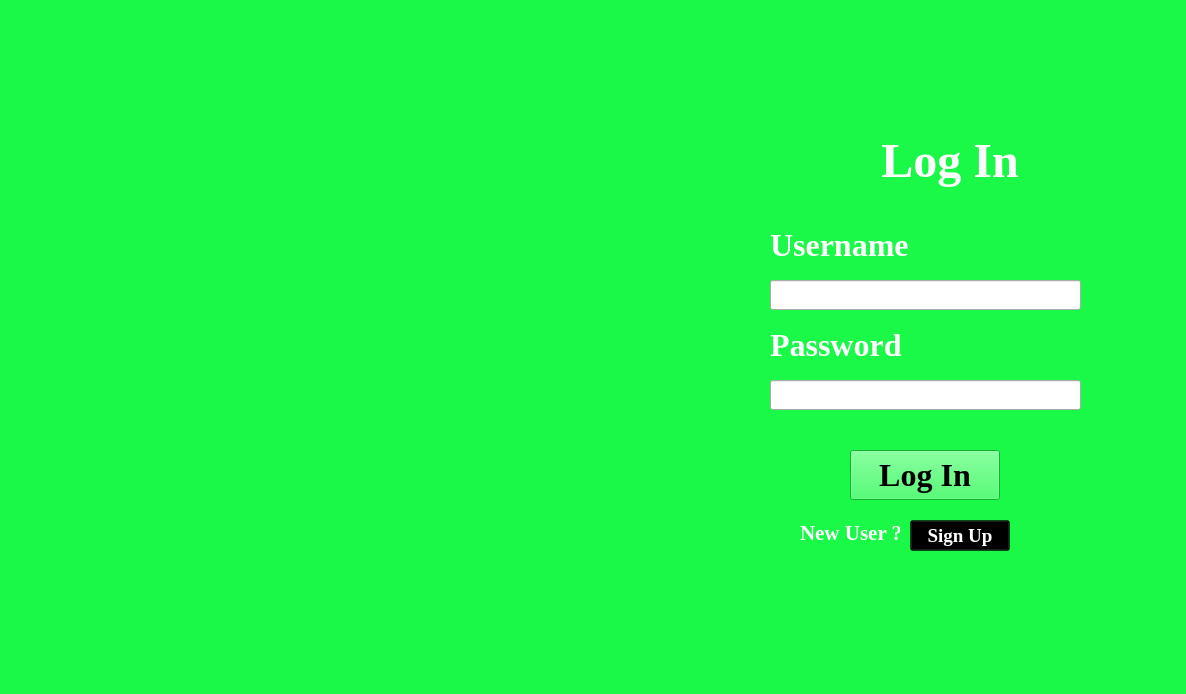
<?xml version="1.0" encoding="UTF-8"?>
<ui version="4.0">
 <class>MainWindow</class>
 <widget class="QMainWindow" name="MainWindow">
  <property name="geometry">
   <rect>
    <x>0</x>
    <y>0</y>
    <width>1186</width>
    <height>694</height>
   </rect>
  </property>
  <property name="windowTitle">
   <string>MainWindow</string>
  </property>
  <widget class="QWidget" name="centralwidget">
   <widget class="QLabel" name="label">
    <property name="geometry">
     <rect>
      <x>0</x>
      <y>0</y>
      <width>1186</width>
      <height>694</height>
     </rect>
    </property>
    <property name="styleSheet">
     <string notr="true">background-color: rgb(27, 249 , 72);</string>
    </property>
    <property name="frameShape">
     <enum>QFrame::NoFrame</enum>
    </property>
    <property name="text">
     <string/>
    </property>
    <property name="pixmap">
     <pixmap>../IMG/1018911094.jpg</pixmap>
    </property>
   </widget>
   <widget class="QLabel" name="label_2">
    <property name="geometry">
     <rect>
      <x>850</x>
      <y>130</y>
      <width>200</width>
      <height>61</height>
     </rect>
    </property>
    <property name="font">
     <font>
      <family>Times New Roman</family>
      <pointsize>36</pointsize>
      <weight>75</weight>
      <bold>true</bold>
     </font>
    </property>
    <property name="styleSheet">
     <string notr="true">color: rgb(255, 255, 255);</string>
    </property>
    <property name="text">
     <string>Log In</string>
    </property>
    <property name="alignment">
     <set>Qt::AlignCenter</set>
    </property>
   </widget>
   <widget class="QLabel" name="label_3">
    <property name="geometry">
     <rect>
      <x>770</x>
      <y>230</y>
      <width>250</width>
      <height>30</height>
     </rect>
    </property>
    <property name="font">
     <font>
      <family>Times New Roman</family>
      <pointsize>24</pointsize>
      <weight>75</weight>
      <bold>true</bold>
     </font>
    </property>
    <property name="styleSheet">
     <string notr="true">color: rgb(255, 255, 255);</string>
    </property>
    <property name="text">
     <string>Username</string>
    </property>
   </widget>
   <widget class="QLineEdit" name="lineEdit">
    <property name="geometry">
     <rect>
      <x>770</x>
      <y>280</y>
      <width>311</width>
      <height>30</height>
     </rect>
    </property>
    <property name="font">
     <font>
      <family>Times New Roman</family>
      <pointsize>20</pointsize>
     </font>
    </property>
   </widget>
   <widget class="QLabel" name="label_4">
    <property name="geometry">
     <rect>
      <x>770</x>
      <y>330</y>
      <width>250</width>
      <height>30</height>
     </rect>
    </property>
    <property name="font">
     <font>
      <family>Times New Roman</family>
      <pointsize>24</pointsize>
      <weight>75</weight>
      <bold>true</bold>
     </font>
    </property>
    <property name="styleSheet">
     <string notr="true">color: rgb(255, 255, 255);</string>
    </property>
    <property name="text">
     <string>Password</string>
    </property>
   </widget>
   <widget class="QLineEdit" name="lineEdit_2">
    <property name="geometry">
     <rect>
      <x>770</x>
      <y>380</y>
      <width>311</width>
      <height>30</height>
     </rect>
    </property>
    <property name="font">
     <font>
      <family>Times New Roman</family>
      <pointsize>20</pointsize>
     </font>
    </property>
   </widget>
   <widget class="QPushButton" name="pushButton">
    <property name="geometry">
     <rect>
      <x>850</x>
      <y>450</y>
      <width>150</width>
      <height>50</height>
     </rect>
    </property>
    <property name="font">
     <font>
      <family>Times New Roman</family>
      <pointsize>24</pointsize>
      <weight>75</weight>
      <bold>true</bold>
     </font>
    </property>
    <property name="styleSheet">
     <string notr="true">background-color: rgb(27, 249, 72);</string>
    </property>
    <property name="text">
     <string>Log In</string>
    </property>
   </widget>
   <widget class="QLabel" name="label_5">
    <property name="geometry">
     <rect>
      <x>800</x>
      <y>520</y>
      <width>100</width>
      <height>25</height>
     </rect>
    </property>
    <property name="font">
     <font>
      <family>Times New Roman</family>
      <pointsize>16</pointsize>
      <weight>75</weight>
      <bold>true</bold>
     </font>
    </property>
    <property name="styleSheet">
     <string notr="true">color: rgb(255, 255, 255);</string>
    </property>
    <property name="text">
     <string>New User ?</string>
    </property>
   </widget>
   <widget class="QPushButton" name="pushButton_2">
    <property name="geometry">
     <rect>
      <x>910</x>
      <y>520</y>
      <width>100</width>
      <height>31</height>
     </rect>
    </property>
    <property name="font">
     <font>
      <family>Times New Roman</family>
      <pointsize>14</pointsize>
      <weight>75</weight>
      <bold>true</bold>
     </font>
    </property>
    <property name="styleSheet">
     <string notr="true">background-color: rgb(0, 0, 0, 100);
color: rgb(255, 255, 255);</string>
    </property>
    <property name="text">
     <string>Sign Up</string>
    </property>
   </widget>
  </widget>
 </widget>
 <resources/>
 <connections/>
</ui>
